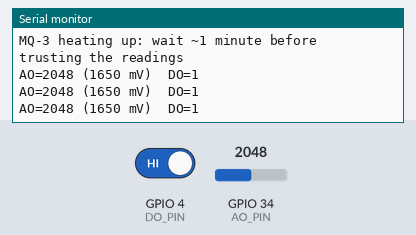
The sketch below on a simulated ESP32. Parts: the last lines printed to the serial monitor. The inputs (shaded band) are chosen by the test bench; at power-on: GPIO 4 (DO_PIN) HIGH, GPIO 34 (AO_PIN) = 2048.

Above: at 1.2 s.
1.3 s: GPIO 4 (DO_PIN) driven LOW
At 1.9 s:
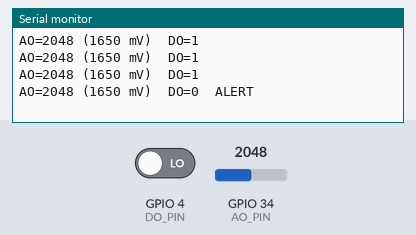
3.5 s: GPIO 34 (AO_PIN) set to 2866
At 3.9 s:
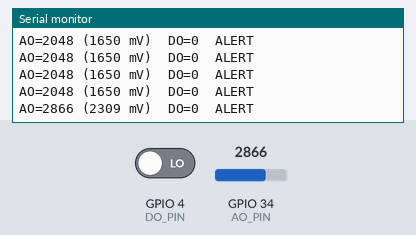
5.0 s: GPIO 34 (AO_PIN) set to 3603
At 5.4 s:
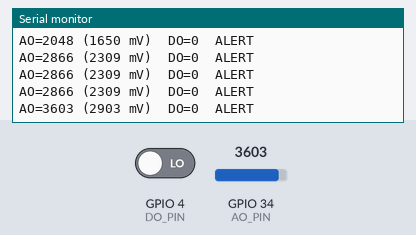
6.5 s: GPIO 4 (DO_PIN) driven HIGH
At 6.9 s:
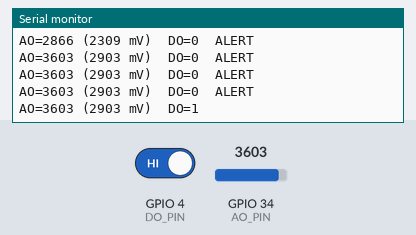
Timing chart, 0 to 9.0 s (numbered marks = the images above; inputs shaded):
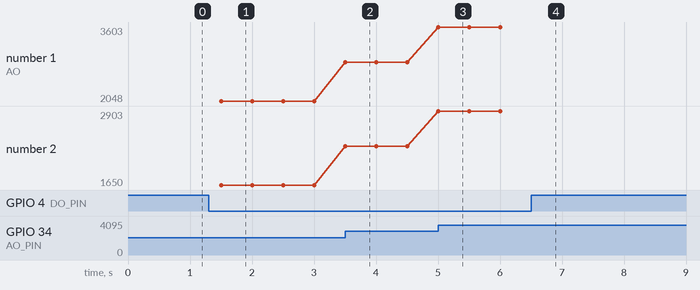

Measured:
- after the input at 1.3 s, the serial monitor: prints a new line after 0.20 s (image 1)
- after the input at 3.5 s, the serial monitor: prints a new line at once (image 2)
- after the input at 5.0 s, the serial monitor: prints a new line at once (image 3)
- after the input at 6.5 s, the serial monitor: prints a new line at once (image 4)
- plotted number 1: 2048 → 2866 after the input at 3.5 s, 2866 → 3603 after the input at 5.0 s
- plotted number 2: 1650 → 2309 after the input at 3.5 s, 2309 → 2903 after the input at 5.0 s

The sketch:

S07_Alcohol_MQ3.ino
```cpp
/*
  BuiltByTyler Sensor Kit - S07 ALCOHOL MQ-3 (MQ-3)
  Board: ESP32-WROOM-32 DevKit V1 (30-pin), Arduino-ESP32 core 3.x, "ESP32 Dev Module"

  Prints the MQ-3 alcohol level (AO) and the alarm output (DO).
  DO goes LOW when the level passes the threshold set by the blue pot.
  Heater runs on 5 V (VIN, so USB power); AO/DO stay under 3.3 V (ESP32-safe).
  Needs 24-48 h burn-in for accurate numbers and ~1 min warm-up every time.

  Wiring (module pin -> ESP32 pin):
    GND  -> GND
    5V   -> VIN (5V) - needs USB power
    AO   -> GPIO 34
    DO   -> GPIO 4

  Library: none needed
  Serial Monitor: 115200 baud
*/

#define AO_PIN   34
#define DO_PIN   4

void setup() {
  Serial.begin(115200);
  pinMode(DO_PIN, INPUT);   // DO has a pull-up on the board
  Serial.println("MQ-3 heating up: wait ~1 minute before trusting the readings");
}

void loop() {
  int ao = analogRead(AO_PIN);              // 0..4095, more gas = higher
  int mv = analogReadMilliVolts(AO_PIN);    // the same reading in millivolts
  int dout = digitalRead(DO_PIN);           // LOW = above the blue pot's threshold
  Serial.printf("AO=%d (%d mV)  DO=%d%s\n", ao, mv, dout, dout == LOW ? "  ALERT" : "");
  delay(500);
}
```
